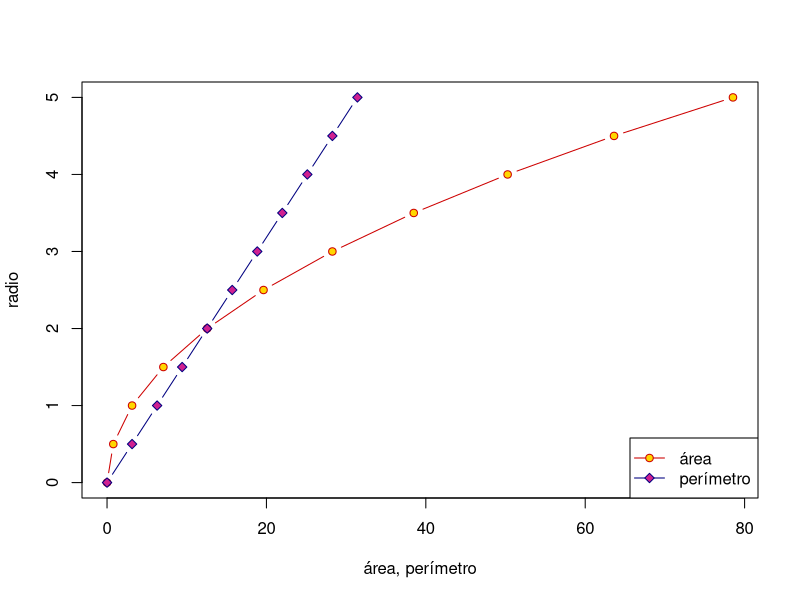

Recreate this plot in R.
#===================
# Areas y perimetros
aa <- "área"
pp <- "perímetro"
xl <- "área, perímetro"
radio <- seq(0,5,by=0.5) # Vector de radios
area <- pi*radio^2 # Vector de areas
perimetro <- 2*pi*radio # Vector de perimetros
plot(area, radio, type="b", xlab=xl, pch=21, col="red3", bg="gold")
lines(perimetro, radio, type="b", pch=23, col="navyblue", bg="violetred")
legend("bottomright", 
       legend=c(aa,     pp         ), 
       lty=   c(1,      1          ),
       pch=   c(21,     23         ), 
       col=   c("red3", "navyblue" ), 
       pt.bg= c("gold", "violetred") )